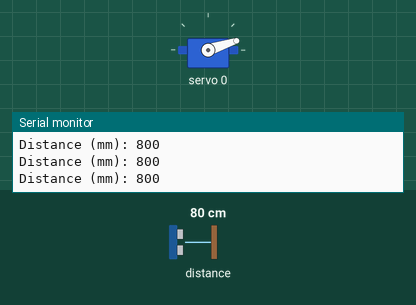
This sketch was run on a simulated ESP32. On the bench: servo, the last lines printed to the serial monitor. Inputs (shaded band) come from the test bench; at power-on: distance to the obstacle 80 cm.

Above: at 1.2 s.
1.3 s: distance to the obstacle set to 27 cm
2.8 s: distance to the obstacle set to 21 cm
At 4.0 s:
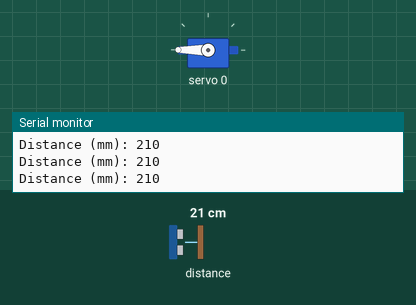
4.3 s: distance to the obstacle set to 35 cm
At 5.3 s:
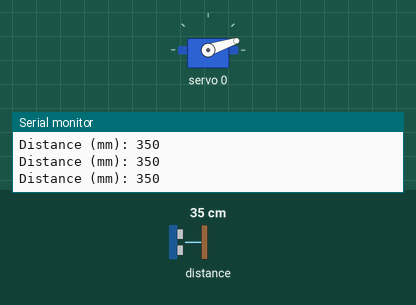
5.9 s: distance to the obstacle set to 2 cm
At 6.5 s:
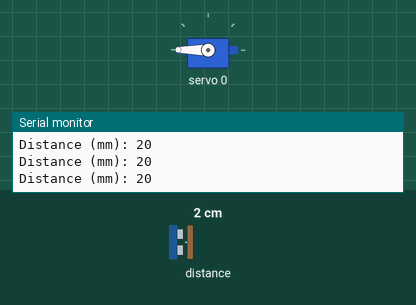
Timing chart, 0 to 8.5 s (numbered marks = the images above; inputs shaded):
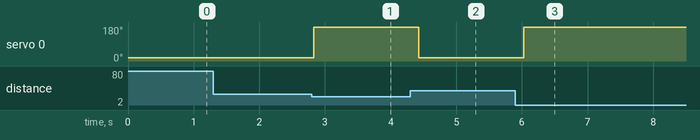

The sketch:

lidar_servo_smart_dustbin.ino
```cpp
#include <Wire.h>
#include <Adafruit_VL53L0X.h>
#include <Adafruit_PWMServoDriver.h>

Adafruit_VL53L0X lox = Adafruit_VL53L0X();
Adafruit_PWMServoDriver pwm = Adafruit_PWMServoDriver();  // Default I2C address 0x40

#define SERVO_CHANNEL 0
#define SERVO_MIN 150   // Min pulse length (0 degrees)
#define SERVO_MAX 600   // Max pulse length (180 degrees)

bool objectDetected = false;

void setup() {
  Serial.begin(115200);
  Wire.begin(21, 22);  // Explicitly set ESP32 SDA, SCL pins

  // Start VL53L0X sensor
  if (!lox.begin()) {
    Serial.println("Failed to detect VL53L0X. Check wiring!");
    while (1);
  }

  // Start PWM driver (HW-170)
  pwm.begin();
  pwm.setPWMFreq(50);  // 50 Hz for servos

  moveServoTo(0);  // Start at 0 degrees
}

void loop() {
  VL53L0X_RangingMeasurementData_t measure;
  lox.rangingTest(&measure, false);

  if (measure.RangeStatus != 4) {  // 4 = out of range
    int distance = measure.RangeMilliMeter;
    Serial.print("Distance (mm): "); Serial.println(distance);

    if (distance < 250 && !objectDetected) {
      objectDetected = true;
      moveServoTo(180);
    } else if (distance >= 250 && objectDetected) {
      objectDetected = false;
      moveServoTo(0);
    }
  } else {
    Serial.println("Out of range");
  }

  delay(100);
}

void moveServoTo(int angle) {
  int pulse = map(angle, 0, 180, SERVO_MIN, SERVO_MAX);
  pwm.setPWM(SERVO_CHANNEL, 0, pulse);
  Serial.print("Moved to "); Serial.print(angle); Serial.println(" degrees");
}
```

Measured:
- the behaviour switches between 25 and 24 cm on distance to the obstacle (found by bisection; images 0 and 1)
- after the input at 2.8 s, servo 0: 18° → 180° at once
- after the input at 4.3 s, servo 0: 180° → 18° after 0.13 s
- after the input at 5.9 s, servo 0: 18° → 180° after 0.13 s
